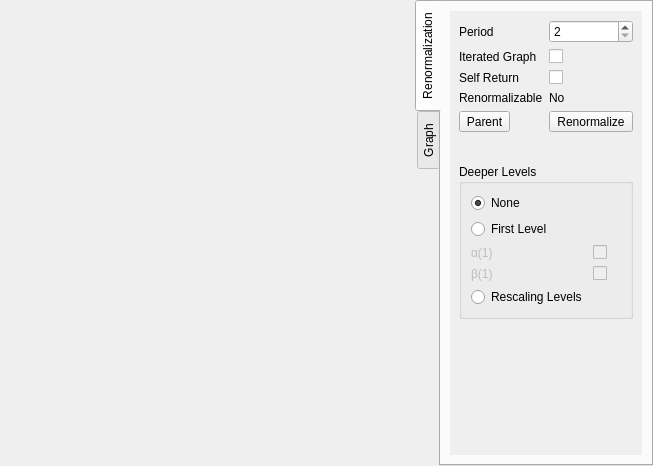
<?xml version="1.0" encoding="UTF-8"?>
<ui version="4.0">
 <class>plotWindow</class>
 <widget class="QMainWindow" name="plotWindow">
  <property name="geometry">
   <rect>
    <x>0</x>
    <y>0</y>
    <width>653</width>
    <height>466</height>
   </rect>
  </property>
  <property name="windowTitle">
   <string>Plot</string>
  </property>
  <widget class="QWidget" name="centralwidget">
   <layout class="QHBoxLayout" name="horizontalLayout_2" stretch="1,0">
    <property name="leftMargin">
     <number>0</number>
    </property>
    <property name="topMargin">
     <number>0</number>
    </property>
    <property name="rightMargin">
     <number>0</number>
    </property>
    <property name="bottomMargin">
     <number>0</number>
    </property>
    <item>
     <widget class="MPLCanvas" name="canvas" native="true">
      <property name="sizePolicy">
       <sizepolicy hsizetype="Expanding" vsizetype="Expanding">
        <horstretch>0</horstretch>
        <verstretch>0</verstretch>
       </sizepolicy>
      </property>
      <property name="focusPolicy">
       <enum>Qt::NoFocus</enum>
      </property>
     </widget>
    </item>
    <item>
     <widget class="QTabWidget" name="tabWidget">
      <property name="sizePolicy">
       <sizepolicy hsizetype="Expanding" vsizetype="Expanding">
        <horstretch>0</horstretch>
        <verstretch>0</verstretch>
       </sizepolicy>
      </property>
      <property name="layoutDirection">
       <enum>Qt::LeftToRight</enum>
      </property>
      <property name="tabPosition">
       <enum>QTabWidget::West</enum>
      </property>
      <property name="tabShape">
       <enum>QTabWidget::Rounded</enum>
      </property>
      <property name="currentIndex">
       <number>0</number>
      </property>
      <widget class="QWidget" name="renormalizationTab">
       <property name="sizePolicy">
        <sizepolicy hsizetype="Preferred" vsizetype="Preferred">
         <horstretch>0</horstretch>
         <verstretch>0</verstretch>
        </sizepolicy>
       </property>
       <attribute name="title">
        <string>Renormalization</string>
       </attribute>
       <layout class="QVBoxLayout" name="verticalLayout">
        <item>
         <widget class="QScrollArea" name="renormalizationScroll">
          <property name="sizePolicy">
           <sizepolicy hsizetype="Preferred" vsizetype="Expanding">
            <horstretch>0</horstretch>
            <verstretch>0</verstretch>
           </sizepolicy>
          </property>
          <property name="frameShape">
           <enum>QFrame::NoFrame</enum>
          </property>
          <property name="widgetResizable">
           <bool>true</bool>
          </property>
          <widget class="QWidget" name="renormalizationContents">
           <property name="geometry">
            <rect>
             <x>0</x>
             <y>0</y>
             <width>204</width>
             <height>438</height>
            </rect>
           </property>
           <layout class="QFormLayout" name="formLayout">
            <item row="0" column="0">
             <widget class="QLabel" name="periodLabel">
              <property name="text">
               <string>Period</string>
              </property>
              <property name="buddy">
               <cstring>periodSpinBox</cstring>
              </property>
             </widget>
            </item>
            <item row="0" column="1">
             <widget class="QSpinBox" name="periodSpinBox">
              <property name="sizePolicy">
               <sizepolicy hsizetype="Minimum" vsizetype="Fixed">
                <horstretch>0</horstretch>
                <verstretch>0</verstretch>
               </sizepolicy>
              </property>
              <property name="baseSize">
               <size>
                <width>0</width>
                <height>0</height>
               </size>
              </property>
              <property name="minimum">
               <number>2</number>
              </property>
              <property name="maximum">
               <number>20</number>
              </property>
              <property name="displayIntegerBase">
               <number>10</number>
              </property>
             </widget>
            </item>
            <item row="1" column="0">
             <widget class="QLabel" name="iteratedGraphLabel">
              <property name="text">
               <string>Iterated Graph</string>
              </property>
              <property name="buddy">
               <cstring>iteratedGraphCheckBox</cstring>
              </property>
             </widget>
            </item>
            <item row="1" column="1">
             <widget class="QCheckBox" name="iteratedGraphCheckBox"/>
            </item>
            <item row="2" column="0">
             <widget class="QLabel" name="selfReturnLabel">
              <property name="text">
               <string>Self Return</string>
              </property>
              <property name="buddy">
               <cstring>selfReturnCheckBox</cstring>
              </property>
             </widget>
            </item>
            <item row="2" column="1">
             <widget class="QCheckBox" name="selfReturnCheckBox"/>
            </item>
            <item row="3" column="0">
             <widget class="QLabel" name="renormalizableLabel">
              <property name="text">
               <string>Renormalizable</string>
              </property>
             </widget>
            </item>
            <item row="3" column="1">
             <widget class="QLabel" name="renormalizableResultLabel">
              <property name="text">
               <string>No</string>
              </property>
             </widget>
            </item>
            <item row="4" column="0">
             <widget class="QToolButton" name="parentButton">
              <property name="sizePolicy">
               <sizepolicy hsizetype="Expanding" vsizetype="Fixed">
                <horstretch>0</horstretch>
                <verstretch>0</verstretch>
               </sizepolicy>
              </property>
              <property name="text">
               <string>Parent</string>
              </property>
             </widget>
            </item>
            <item row="4" column="1">
             <widget class="QToolButton" name="renormalizeButton">
              <property name="sizePolicy">
               <sizepolicy hsizetype="Expanding" vsizetype="Fixed">
                <horstretch>0</horstretch>
                <verstretch>0</verstretch>
               </sizepolicy>
              </property>
              <property name="text">
               <string>Renormalize</string>
              </property>
             </widget>
            </item>
            <item row="5" column="0">
             <spacer name="verticalSpacer_2">
              <property name="orientation">
               <enum>Qt::Vertical</enum>
              </property>
              <property name="sizeType">
               <enum>QSizePolicy::Preferred</enum>
              </property>
              <property name="sizeHint" stdset="0">
               <size>
                <width>20</width>
                <height>20</height>
               </size>
              </property>
             </spacer>
            </item>
            <item row="7" column="0" colspan="2">
             <widget class="QGroupBox" name="levelBox">
              <property name="minimumSize">
               <size>
                <width>100</width>
                <height>100</height>
               </size>
              </property>
              <property name="title">
               <string>Deeper Levels</string>
              </property>
              <layout class="QFormLayout" name="formLayout_3">
               <item row="0" column="0">
                <widget class="QRadioButton" name="noneButton">
                 <property name="text">
                  <string>None</string>
                 </property>
                 <property name="checked">
                  <bool>true</bool>
                 </property>
                 <attribute name="buttonGroup">
                  <string notr="true">buttonGroup</string>
                 </attribute>
                </widget>
               </item>
               <item row="1" column="0">
                <widget class="QRadioButton" name="partitionButton">
                 <property name="text">
                  <string>First Level</string>
                 </property>
                 <attribute name="buttonGroup">
                  <string notr="true">buttonGroup</string>
                 </attribute>
                </widget>
               </item>
               <item row="2" column="0">
                <widget class="QLabel" name="alpha1Label">
                 <property name="enabled">
                  <bool>false</bool>
                 </property>
                 <property name="text">
                  <string>α(1)</string>
                 </property>
                 <property name="buddy">
                  <cstring>alpha1CheckBox</cstring>
                 </property>
                </widget>
               </item>
               <item row="2" column="1">
                <widget class="QCheckBox" name="alpha1CheckBox">
                 <property name="enabled">
                  <bool>false</bool>
                 </property>
                </widget>
               </item>
               <item row="3" column="0">
                <widget class="QLabel" name="beta1Label">
                 <property name="enabled">
                  <bool>false</bool>
                 </property>
                 <property name="text">
                  <string>β(1)</string>
                 </property>
                 <property name="buddy">
                  <cstring>beta1CheckBox</cstring>
                 </property>
                </widget>
               </item>
               <item row="3" column="1">
                <widget class="QCheckBox" name="beta1CheckBox">
                 <property name="enabled">
                  <bool>false</bool>
                 </property>
                </widget>
               </item>
               <item row="4" column="0">
                <widget class="QRadioButton" name="levelButton">
                 <property name="sizePolicy">
                  <sizepolicy hsizetype="Preferred" vsizetype="Fixed">
                   <horstretch>0</horstretch>
                   <verstretch>0</verstretch>
                  </sizepolicy>
                 </property>
                 <property name="text">
                  <string>Rescaling Levels</string>
                 </property>
                 <attribute name="buttonGroup">
                  <string notr="true">buttonGroup</string>
                 </attribute>
                </widget>
               </item>
              </layout>
             </widget>
            </item>
            <item row="8" column="0">
             <spacer name="verticalSpacer">
              <property name="orientation">
               <enum>Qt::Vertical</enum>
              </property>
              <property name="sizeHint" stdset="0">
               <size>
                <width>20</width>
                <height>40</height>
               </size>
              </property>
             </spacer>
            </item>
           </layout>
          </widget>
         </widget>
        </item>
       </layout>
      </widget>
      <widget class="QWidget" name="graphTab">
       <attribute name="title">
        <string>Graph</string>
       </attribute>
       <layout class="QVBoxLayout" name="verticalLayout_2">
        <item>
         <widget class="QScrollArea" name="scrollArea">
          <property name="frameShape">
           <enum>QFrame::NoFrame</enum>
          </property>
          <property name="widgetResizable">
           <bool>true</bool>
          </property>
          <widget class="QWidget" name="scrollAreaWidgetContents">
           <property name="geometry">
            <rect>
             <x>0</x>
             <y>0</y>
             <width>204</width>
             <height>438</height>
            </rect>
           </property>
           <layout class="QFormLayout" name="formLayout_2">
            <item row="1" column="1">
             <widget class="QCheckBox" name="diagonalCheckBox"/>
            </item>
            <item row="1" column="0">
             <widget class="QLabel" name="diagonalLabel">
              <property name="text">
               <string>Diagonal</string>
              </property>
              <property name="buddy">
               <cstring>diagonalCheckBox</cstring>
              </property>
             </widget>
            </item>
            <item row="3" column="0">
             <widget class="QLabel" name="alpha0Label">
              <property name="enabled">
               <bool>false</bool>
              </property>
              <property name="text">
               <string>α(0)</string>
              </property>
              <property name="buddy">
               <cstring>alpha0CheckBox</cstring>
              </property>
             </widget>
            </item>
            <item row="3" column="1">
             <widget class="QCheckBox" name="alpha0CheckBox">
              <property name="enabled">
               <bool>false</bool>
              </property>
             </widget>
            </item>
            <item row="4" column="0">
             <widget class="QLabel" name="beta0Label">
              <property name="text">
               <string>β(0)</string>
              </property>
              <property name="buddy">
               <cstring>beta0CheckBox</cstring>
              </property>
             </widget>
            </item>
            <item row="4" column="1">
             <widget class="QCheckBox" name="beta0CheckBox"/>
            </item>
            <item row="0" column="0">
             <widget class="QLabel" name="secondIterateLabel">
              <property name="text">
               <string>2nd iterate</string>
              </property>
              <property name="buddy">
               <cstring>secondIterateCheckBox</cstring>
              </property>
             </widget>
            </item>
            <item row="0" column="1">
             <widget class="QCheckBox" name="secondIterateCheckBox"/>
            </item>
            <item row="2" column="0">
             <spacer name="verticalSpacer_3">
              <property name="orientation">
               <enum>Qt::Vertical</enum>
              </property>
              <property name="sizeHint" stdset="0">
               <size>
                <width>20</width>
                <height>40</height>
               </size>
              </property>
             </spacer>
            </item>
           </layout>
          </widget>
         </widget>
        </item>
       </layout>
      </widget>
     </widget>
    </item>
   </layout>
  </widget>
  <action name="actionRenormalize">
   <property name="text">
    <string>Renormalize</string>
   </property>
  </action>
 </widget>
 <customwidgets>
  <customwidget>
   <class>MPLCanvas</class>
   <extends>QWidget</extends>
   <header>Plot/MPLCanvas.h</header>
   <container>1</container>
  </customwidget>
 </customwidgets>
 <tabstops>
  <tabstop>tabWidget</tabstop>
  <tabstop>renormalizationScroll</tabstop>
  <tabstop>periodSpinBox</tabstop>
  <tabstop>iteratedGraphCheckBox</tabstop>
 </tabstops>
 <resources/>
 <connections>
  <connection>
   <sender>partitionButton</sender>
   <signal>toggled(bool)</signal>
   <receiver>alpha1Label</receiver>
   <slot>setEnabled(bool)</slot>
   <hints>
    <hint type="sourcelabel">
     <x>501</x>
     <y>244</y>
    </hint>
    <hint type="destinationlabel">
     <x>482</x>
     <y>270</y>
    </hint>
   </hints>
  </connection>
  <connection>
   <sender>partitionButton</sender>
   <signal>toggled(bool)</signal>
   <receiver>alpha1CheckBox</receiver>
   <slot>setEnabled(bool)</slot>
   <hints>
    <hint type="sourcelabel">
     <x>535</x>
     <y>242</y>
    </hint>
    <hint type="destinationlabel">
     <x>593</x>
     <y>269</y>
    </hint>
   </hints>
  </connection>
  <connection>
   <sender>partitionButton</sender>
   <signal>toggled(bool)</signal>
   <receiver>beta1Label</receiver>
   <slot>setEnabled(bool)</slot>
   <hints>
    <hint type="sourcelabel">
     <x>481</x>
     <y>244</y>
    </hint>
    <hint type="destinationlabel">
     <x>481</x>
     <y>295</y>
    </hint>
   </hints>
  </connection>
  <connection>
   <sender>partitionButton</sender>
   <signal>toggled(bool)</signal>
   <receiver>beta1CheckBox</receiver>
   <slot>setEnabled(bool)</slot>
   <hints>
    <hint type="sourcelabel">
     <x>522</x>
     <y>247</y>
    </hint>
    <hint type="destinationlabel">
     <x>588</x>
     <y>294</y>
    </hint>
   </hints>
  </connection>
 </connections>
 <buttongroups>
  <buttongroup name="buttonGroup"/>
 </buttongroups>
</ui>
